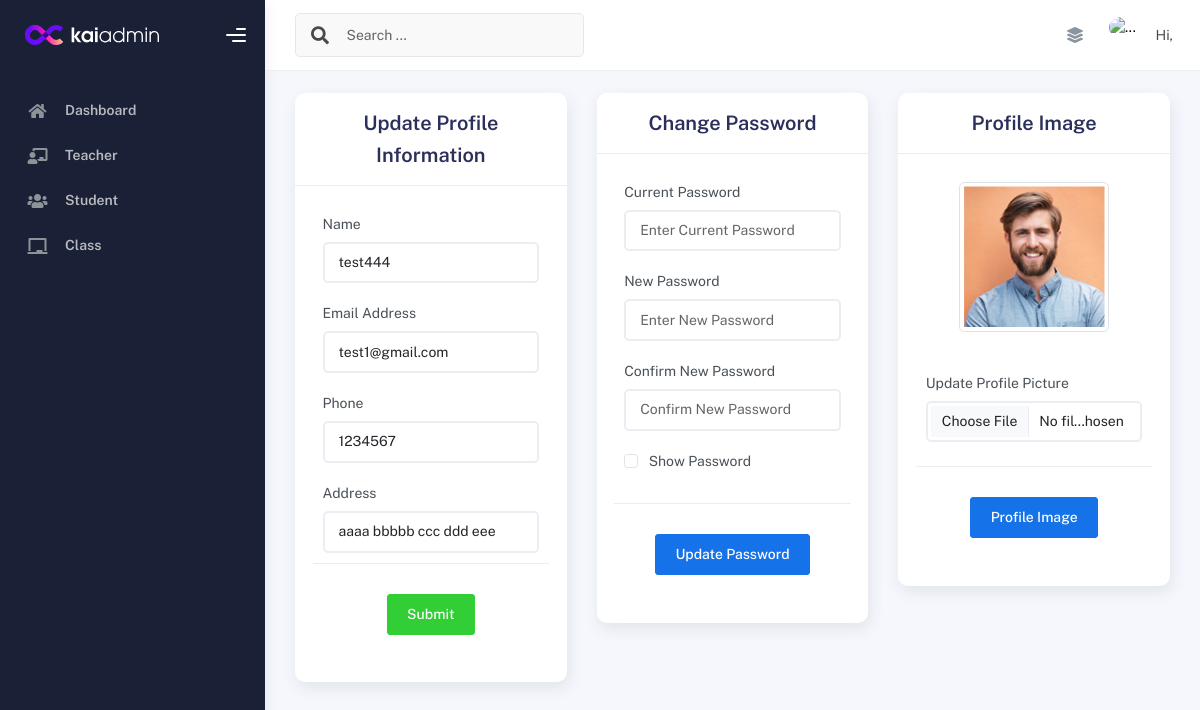
The page /admin/student_edit.php?id=2 on the database as committed earlier.
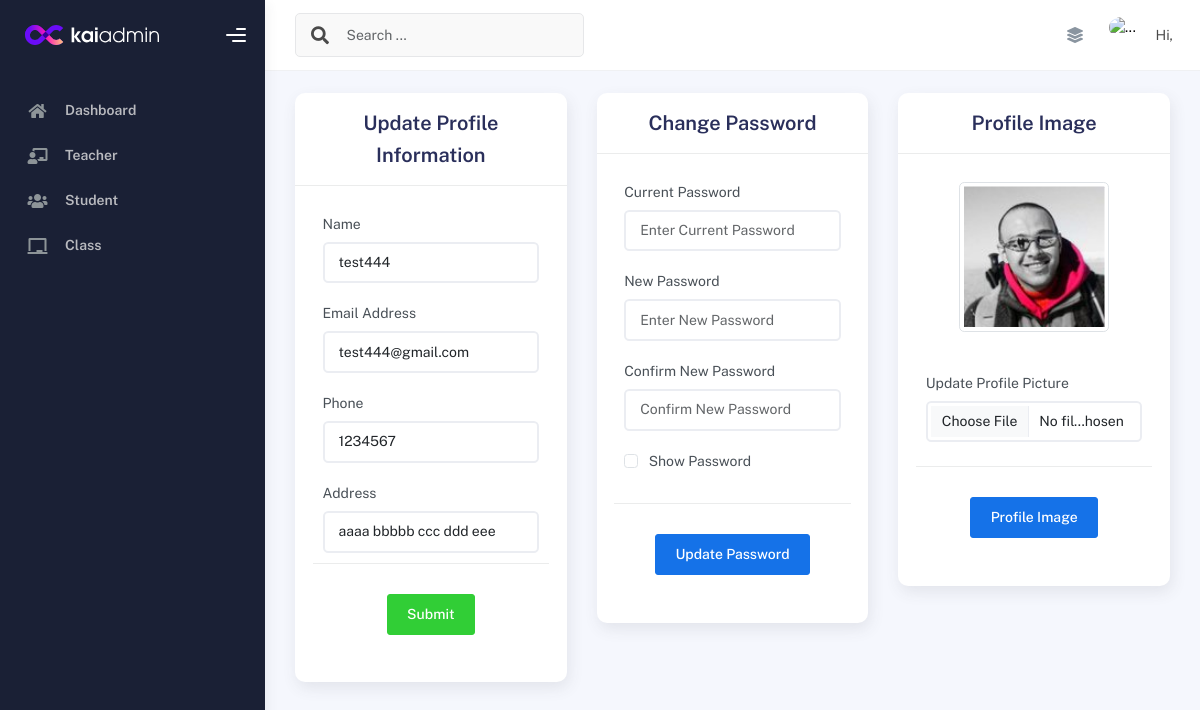
The same page on the database as committed later.
### tables this page shows
CREATE TABLE `student` (
  `id` int(11) NOT NULL,
  `name` varchar(255) NOT NULL,
  `email` varchar(255) NOT NULL,
  `password` varchar(250) NOT NULL,
  `phone` varchar(255) NOT NULL,
  `class_id` int(11) DEFAULT NULL,
  `profileimage` varchar(255) NOT NULL,
  `status` tinyint(1) NOT NULL DEFAULT 1,
  `address` varchar(255) NOT NULL,
  `created_at` timestamp NOT NULL DEFAULT current_timestamp(),
  `updated_at` timestamp NOT NULL DEFAULT current_timestamp()
);

### admin/student_edit.php (the view, shortened to what the changed rows need)
<?php
require_once('../includes/db.php');
if (isset($_GET["id"])) {
    $id = $_GET['id'];
    $sql = "SELECT * FROM student WHERE id = ?";
    $stmt = $pdo->prepare($sql);
    $stmt->execute([$id]);
    $student = $stmt->fetch(PDO::FETCH_ASSOC);
    if ($student) {
        $name = $student['name'];
        $email = $student['email'];
        $number = $student['phone'];
        $address = $student['address'];
    } else {
        $error[] = "Error: student not found.";
    }
}
?>
<!DOCTYPE html>
<html lang="en">
<head>
    <?php require_once('../includes/dashboard_header.php'); ?>
</head>
<body>
    <div class="wrapper">
        <div class="main-panel">
            <div class="container">
                <div class="page-inner">
                    <div class="row">
                        <div class="col-md-4">
                            <div class="card">
                                <div class="card-body">
                                    <form method="POST" action="<?php echo $_SERVER['PHP_SELF']; ?>">
                                        <div class="form-group">
                                            <label for="name">Name</label>
                                            <input type="text" class="form-control" id="name" name="name" required value="<?php echo isset($name) ? $name : ''; ?>" placeholder="Enter Name" />
                                        </div>
                                        <div class="form-group">
                                            <label for="email">Email Address</label>
                                            <input type="email" class="form-control" id="email" name="email" required value="<?php echo isset($email) ? $email : ''; ?>" placeholder="Enter Email" />
                                        </div>
                                        <div class="form-group">
                                            <label for="PhoneNo">Phone</label>
                                            <input type="text" class="form-control" id="PhoneNo" name="PhoneNo" required value="<?php echo isset($number) ? $number : ''; ?>" placeholder="Enter Phone Number" />
                                        </div>
                                        <div class="form-group">
                                            <label for="address">Address</label>
                                            <input type="text" class="form-control" id="address" name="address" required value="<?php echo isset($address) ? $address : ''; ?>" placeholder="Enter Address" />
                                        </div>
                                    </form>
                                </div>
                            </div>
                        </div>
                        <div class="col-md-4">
    <div class="card">
        <div class="card-body">
            <form method="POST" action="<?php echo $_SERVER['PHP_SELF']; ?>" enctype="multipart/form-data">
            <div class="form-group text-center mb-4">
                    <?php
                    $profile_image = !empty($student['profileimage']) ? $student['profileimage'] : 'default-profile.png';
                    ?>
                    <img src="<?php echo $profile_image; ?>" alt="Profile Picture" class="img-thumbnail" width="150" height="150" />
                </div>
            </form>
        </div>
    </div>
</div>
                    </div>
                </div>
            </div>
        </div>
    </div>
</body>
</html>

Rows that differ between the two databases and show on the page:
changed student "test444": email "test1@gmail.com" → "test444@gmail.com"; profileimage: a different picture
